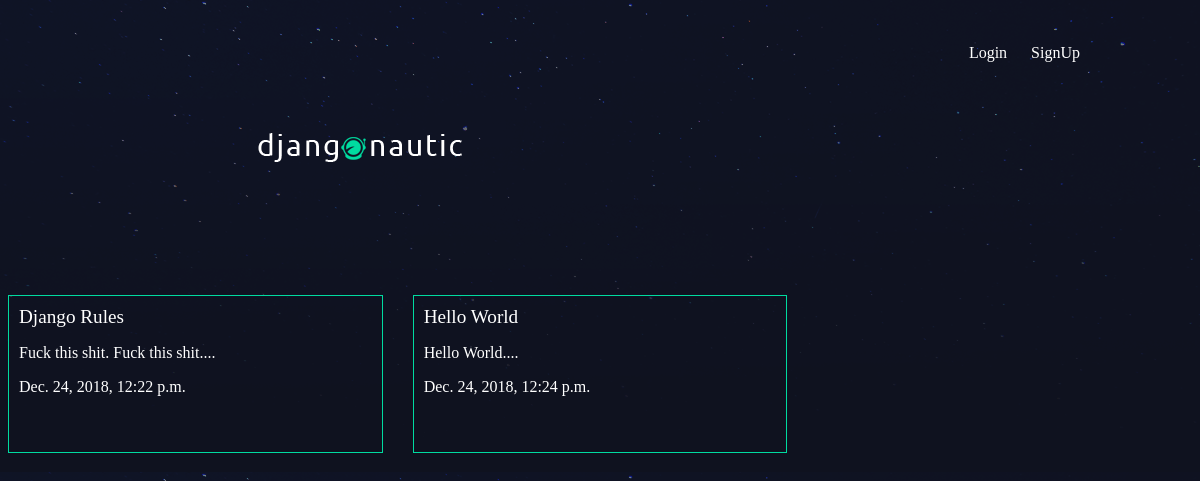
The app's page /articles/ with its own data.
### articles/models.py (models this page shows, shortened)
class Article(models.Model):
	title = models.CharField(max_length=100)
	slug = models.SlugField()
	body = models.TextField()
	date = models.DateTimeField(auto_now_add=True)
	task = models.TextField()
	thumb = models.ImageField(default='default.png',blank=True)
	author = models.ForeignKey(User,default=None,on_delete=models.CASCADE,)
	def snippet(self):
		return self.body[:49]

### articles/views.py (the view)
# urls.py: path('',views.articlelist,name="list"),
def articlelist(request):
	articles = Article.objects.all().order_by('date')
	return render(request,'articles/article_list.html',{'articles':articles})

### articles/templates/articles/article_list.html
{% extends 'base_layout.html' %}
{% block content %}
	<div class="articles">
		{% for article in articles %}
		<div class="article">
			<h2><a href="{% url 'articles:detail' title=article.slug %}">{{article.title}}</a></h2>
			<p>{{article.snippet}}....</p>
			<p>{{article.date}}</p>
		</div>
		{% endfor %}
	</div>
{% endblock %}

### assets/style.css (style rules this page uses)
body { background-color: #0f121f; background-image: url(stars.png); background-repeat-y: no-repeat; color: #fff; }
body * { font-family: Ubuntu; }
h1, h2, h3, h4, h5 { font-weight: normal; margin: 0; }
a, a:hover, a:visited { color: #fff; text-decoration: none; }
.articles { display: grid; grid-template-columns: 1fr 1fr 1fr; grid-gap: 30px; }
.article { padding: 10px; border: 1px solid #00dba0; position: relative; padding-bottom: 40px; }
.article h2 { font-size: 1.2em; }

### records on screen
Article: title "Django Rules", snippet "Fuck this shit. Fuck this shit", date "Dec. 24, 2018, 12:22 p.m."
Article: title "Hello World", snippet "Hello World", date "Dec. 24, 2018, 12:24 p.m."
